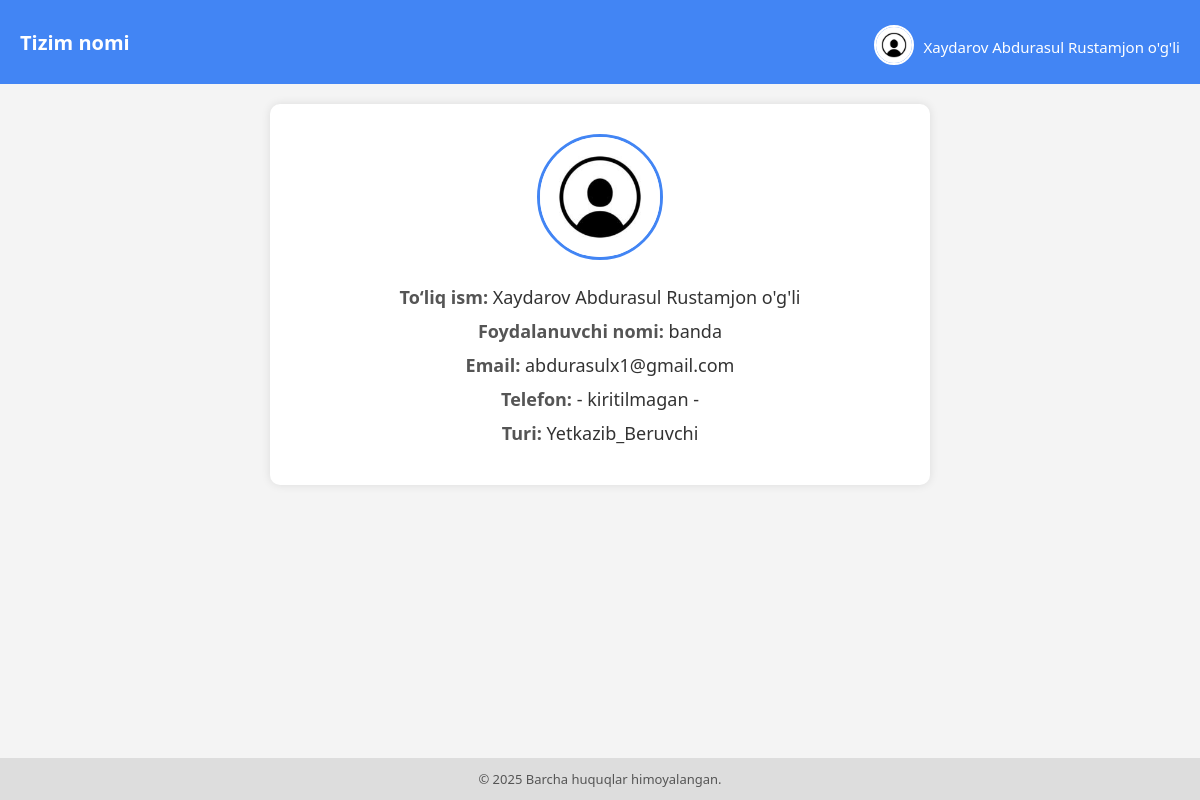
/profile/banda (signed in), run on an earlier commit of the app's database.
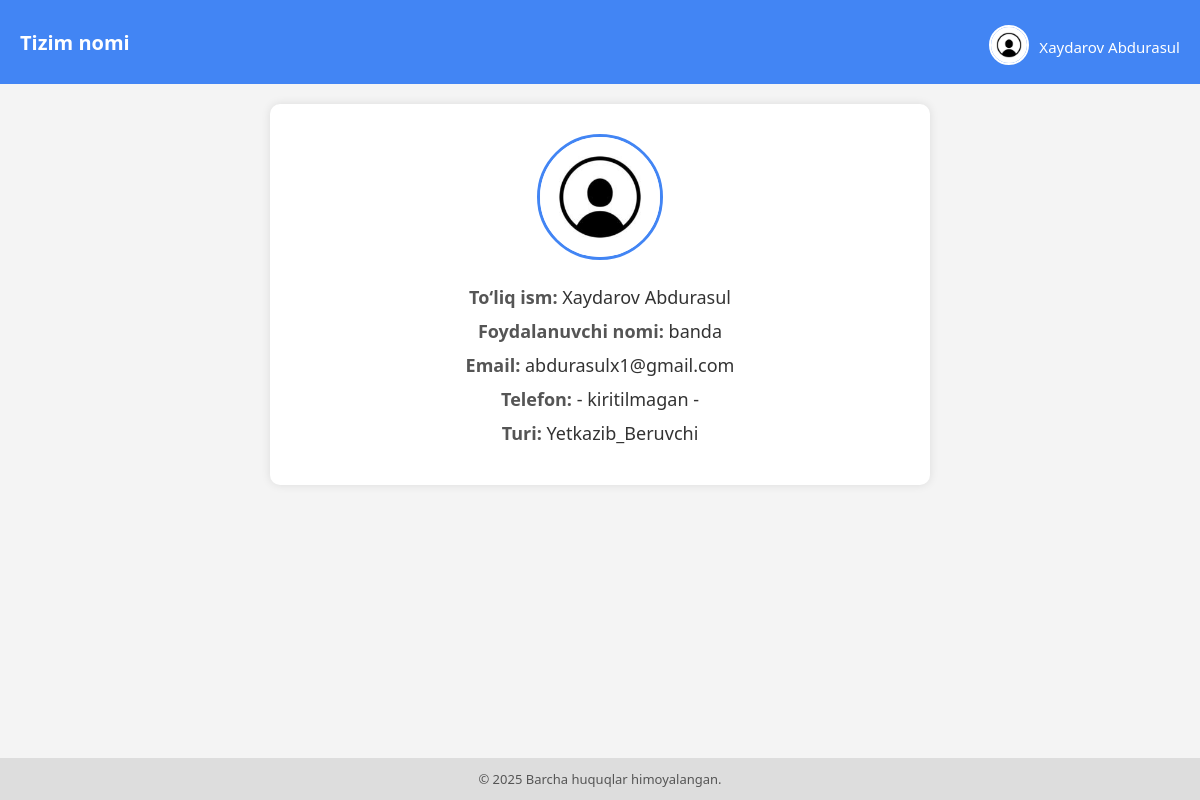
And on a later commit of the database.
### main/models.py (models this page shows, shortened)
class User(AbstractUser):
    id = models.BigAutoField(primary_key=True)
    USER_TYPES = (
        ('pazanda', 'Pazanda'),
        ('yetkazib_beruvchi', 'Yetkazib Beruvchi'),
        ('ega', 'Ega'),
    )
    login=models.CharField(max_length=255, blank=True, null=True)
    password = models.CharField(max_length=255, blank=True, null=True)
    tuliq_ismi = models.CharField(max_length=255, blank=True, null=True)
    type = models.CharField(max_length=20, choices=USER_TYPES)
    token = models.CharField(max_length=255, blank=True, null=True)
    tg_id = models.CharField(max_length=100, blank=True, null=True)
    tel_raqami = models.CharField(max_length=100, blank=True, null=True)
    is_active = models.BooleanField(default=True)
    @property
    def rasmi(self):
        if self.type == 'yetkazib_beruvchi':
            try:
                return YetkazibBeruvchi.objects.get(user=self).rasmi.url
            except YetkazibBeruvchi.DoesNotExist:
                return None
        elif self.type == 'pazanda':
            try:
                return Pazanda.objects.get(user=self).rasmi.url
            except Pazanda.DoesNotExist:
                return None
        return None

### main/views.py (the view)
# urls.py: path('profile/<str:username>', profile_view, name='profile'),
@login_required(login_url='login')
def profile_view(request, username):
    user =  User.objects.get(username=username)
    if request.user.type ==  'yetkazib_beruvchi':
        return render(request, 'ytprofile.html', {'user': user})
    elif request.user.type == 'pazanda':
        return render(request, 'pzprofile.html', {'user': user})
    elif request.user.type=='ega':
        return render(request, 'egaprofile.html', {'user': user})

### main/templates/ytprofile.html (shortened to what this page needs)
{% extends 'ytbase.html' %}
{% load static %}
{% block content %}
<div class="profile-container">
    <img src="{% if user.rasmi.url %}{{ user.rasmi.url }}{% else %}{% static 'images/default_avatar.jpg' %}{% endif %}" alt="Avatar" class="profile-image">
    <div class="profile-info">
        <span class="profile-label">To‘liq ism:</span> {{ user.tuliq_ismi }}
    </div>
    <div class="profile-info">
        <span class="profile-label">Foydalanuvchi nomi:</span> {{ user.username }}
    </div>
    <div class="profile-info">
        <span class="profile-label">Email:</span> {{ user.email }}
    </div>
    <div class="profile-info">
        <span class="profile-label">Telefon:</span> {{ user.telefon|default:"- kiritilmagan -" }}
    </div>
    <div class="profile-info">
        <span class="profile-label">Turi:</span> {{ user.type|title }}
    </div>
</div>
{% endblock %}

### main/templates/ytbase.html (shortened to what this page needs)
<!DOCTYPE html>
{% load static %}
<html lang="uz">
<head>
</head>
<body>
<header>
    <div class="brand">Tizim nomi</div>
    <div class="user-block">
        <a href="{% url 'profile' request.user.username %}">
            <img src="{% if request.user.rasmi.url %}{{ request.user.rasmi.url }}{% else %}{% static 'images/default_avatar.jpg' %}{% endif %}" alt="avatar">
        </a>
        <a href="{% url 'profile' request.user.username %}">
            {{ request.user.tuliq_ismi }}
        </a>
    </div>
</header>
<main>
    {% block content %}{% endblock %}
</main>
<footer>
    &copy; {{ year|default:"2025" }} Barcha huquqlar himoyalangan.
</footer>
</body>
</html>

### main/templates/ytbase.html (style rules this page uses)
body { margin: 0; font-family: 'Segoe UI', Tahoma, Geneva, Verdana, sans-serif; background-color: #f4f4f4; min-height: 100vh; display: flex; flex-direction: column; }
header { background-color: #4285f4; color: white; padding: 15px 20px; display: flex; justify-content: space-between; align-items: center; flex-wrap: wrap; }
.brand { font-size: 20px; font-weight: bold; }
.user-block { display: flex; align-items: center; gap: 10px; margin-top: 10px; }
.user-block img { width: 36px; height: 36px; border-radius: 50%; object-fit: cover; border: 2px solid #fff; }
.user-block a { color: white; text-decoration: none; font-weight: 500; font-size: 15px; }
main { flex: 1; padding: 20px; }
footer { background-color: #ddd; text-align: center; padding: 12px; font-size: 13px; color: #555; }

### main/templates/ytprofile.html (style rules this page uses)
.profile-container { max-width: 600px; margin: 0 auto; background-color: #ffffff; padding: 30px; border-radius: 10px; box-shadow: 0 0 10px rgba(0, 0, 0, 0.1); text-align: center; }
.profile-image { width: 120px; height: 120px; border-radius: 50%; object-fit: cover; object-position: center; border: 3px solid #4285f4; margin-bottom: 20px; }
.profile-info { font-size: 18px; color: #333; margin-bottom: 10px; word-wrap: break-word; }
.profile-label { font-weight: bold; color: #555; }

What changed in the data, as far as the page shows it:
changed User "banda": user.tuliq_ismi "Xaydarov Abdurasul Rustamjon o'g'li" → "Xaydarov Abdurasul"; tuliq_ismi "Xaydarov Abdurasul Rustamjon o'g'li" → "Xaydarov Abdurasul"
